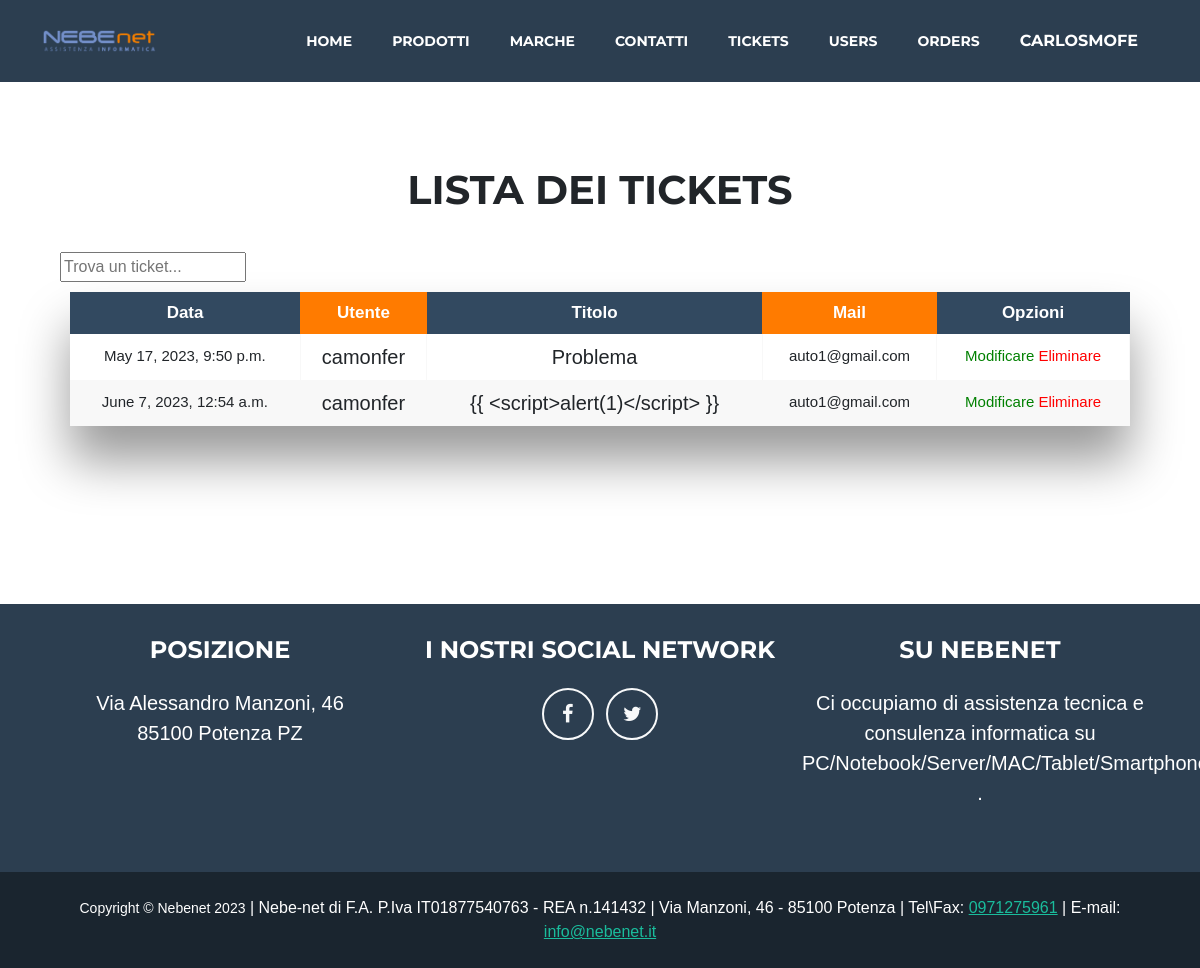
The app's page /ticketsadmin/ (signed in) with its own data.
### nebenet_app/models.py (models this page shows, shortened)
class User(AbstractUser):
    email = models.EmailField(unique=True)
    image = models.ImageField(upload_to ='img/')
    date = models.DateTimeField(auto_now=True)

class Ticket(models.Model):
    ti_user = models.ForeignKey(settings.AUTH_USER_MODEL, on_delete=models.CASCADE)
    ti_mail = models.EmailField('Contatto email*',blank=False)
    ti_title = models.CharField('Titolo*',max_length=1000, blank=False)
    Problema = models.TextField('Descrivi il tuo problema*',max_length=1000, blank=False)
    ti_img = models.ImageField('Aggiungi uno screenshot (facoltativo)',blank=True)
    ti_personal = models.BooleanField("Trattamento dei dati personali(Obbligatorio)*",blank=False)
    ti_time = models.DateTimeField(auto_now=True)

### nebenet_app/views.py (the view)
# urls.py: path('ticketsadmin/', Product_ticekt_List.as_view(template_name='nebenet_app/ticket_admin.html'), name='tickets-admin'),
class Product_ticekt_List(UserPassesTestMixin,LoginRequiredMixin,ListView):
    model = Ticket
    def test_func(self):
        user = self.request.user
        return self.request.user.is_staff or user.groups.filter(name='dependiente').exists()

### nebenet_app/templatetags/filtro.py (called while the page is built)
@register.filter
def tiene_rol_o_grupo(user):
    return user.groups.filter(name='dependiente').exists() or user.is_staff

### nebenet_app/templates/nebenet_app/ticket_admin.html (shortened to what this page needs)
{% extends 'base.html' %}
{% block content %}
{% load static %}
{% load filtro %}
    <link href="/static/css/tabla.css" rel="stylesheet" />
<body>
    <div class="espaciado">
        <p class="adminpro"><h1>Lista dei tickets</h1>
            {% if request.user|tiene_rol_o_grupo %}
            <div class="paddingticket" class="container">
                <form action="{% url 'searchti' %}" method="get" >
                    <input name="q" type="text" placeholder="Trova un ticket...">
                </form>
            </div>
            {% endif %}
    <div class="table-wrapper">
        <table class="fl-table">
            <thead>
            <tr>
                <th>Data</th>
                <th>Utente</th>
                <th>Titolo </th>
                <th>Mail</th>
                <th>Opzioni</th>
            </tr>
            </thead>
            <tbody>
            {% for ticket in object_list %}
            <tr>
                <td>{{ ticket.ti_time }}</td>
                <td> <a class="singleticket" href="/usuarios/{{ ticket.ti_user.pk }}">{{ ticket.ti_user }}</a></td>
                <td><a class="singleticket" href="/ticket/{{ ticket.pk }}">{{ ticket.ti_title }}</a></td>
                <td>{{ ticket.ti_mail }}</td>
                <td><a class="atd" href="{% url 'tickets_update' ticket.pk %}">Modificare </a> <a class="etd" href="{% url 'tickets_delete' ticket.pk %}"> Eliminare</a></td>
            </tr>
            {% endfor %}
        </table>
    </div>
    </div>
</body>
{% endblock %}

### nebenet_app/templates/base.html (shortened to what this page needs)
<!DOCTYPE html>
{% load static %}
{% load filtro %}
<html lang="en">
    <head>
        <link rel="stylesheet" href="https://cdnjs.cloudflare.com/ajax/libs/font-awesome/4.7.0/css/font-awesome.min.css">
        <link href="/static/css/styles.css" rel="stylesheet" />
    </head>
    <body id="page-top">
        <nav class="navbar navbar-expand-lg bg-secondary text-uppercase fixed-top" id="mainNav">
            <div class="container">
                <a class="navbar-brand" href="{% url 'index' %}"><img class="logomain" src="/static/assets/img/logo.png" alt="..." /></a>
                <div class="collapse navbar-collapse" id="navbarResponsive">
                    <ul class="navbar-nav ms-auto">
                        <li class="nav-item mx-0 mx-lg-1"><a class="nav-link py-3 px-0 px-lg-3 rounded" href="{% url 'index' %}">Home</a></li>
                        {% if request.user|tiene_rol_o_grupo %}
                        <li class="nav-item mx-0 mx-lg-1">
                            <a class="nav-link py-3 px-0 px-lg-3 rounded" href="{% url 'products_admin_list' %}">Prodotti</a>
                        </li>
                        {% else %}
                        <li class="nav-item mx-0 mx-lg-1">
                            <a class="nav-link py-3 px-0 px-lg-3 rounded" href="{% url 'vitrina' %}">Prodotti</a>
                        </li>
                        {% endif %}
                        <li class="nav-item mx-0 mx-lg-1"><a class="nav-link py-3 px-0 px-lg-3 rounded" href="{% url 'brands' %}">Marche</a></li>
                        <li class="nav-item mx-0 mx-lg-1"><a class="nav-link py-3 px-0 px-lg-3 rounded" href="/company/1/">Contatti</a></li>
                        {% if request.user|tiene_rol_o_grupo %}
                        <li class="nav-item mx-0 mx-lg-1"><a class="nav-link py-3 px-0 px-lg-3 rounded" href="{% url 'tickets-admin' %}">Tickets</a></li>
                        <li class="nav-item mx-0 mx-lg-1"><a class="nav-link py-3 px-0 px-lg-3 rounded" href="{% url 'usuarios-lista' %}">Users</a></li>
                        <li class="nav-item mx-0 mx-lg-1"><a class="nav-link py-3 px-0 px-lg-3 rounded" href="{% url 'orders_list' %}">Orders</a></li>
                        {% endif %}
                        {% if request.user.is_authenticated %}
                        <div class="dropdown"><li class="nav-item mx-0 mx-lg-1"><a class="dropbtn nav-link py-3 px-0 px-lg-3 rounded" href="/usuarios/{{ request.user.pk }}">{{ request.user.username }}</a></li>
                            </div>
                        {% endif %}
                    </ul>
                </div>
            </div>
        </nav>
        {% block content %}
        {% endblock %}
        <footer class="footer text-center">
            <div class="container">
                <div class="row">
                    <div class="col-lg-4 mb-5 mb-lg-0">
                        <h4 class="text-uppercase mb-4">Posizione</h4>
                        <p class="lead mb-0">
                            Via Alessandro Manzoni, 46
                            <br />
                            85100 Potenza PZ
                        </p>
                    </div>
                    <div class="col-lg-4 mb-5 mb-lg-0 buttons effect amiens">
                        <h4 class="text-uppercase mb-4">I nostri social network</h4>
                        <a class="btn btn-outline-light btn-social mx-1" href="https://www.facebook.com/nebenetpz/?ref=ts&fref=ts" title="Join us on Facebook"><i class="fa fa-facebook" aria-hidden="true"></i></a>
                        <a class="btn btn-outline-light btn-social mx-1" href="https://twitter.com/nebenet" title="Join us on Twitter"><i class="fa fa-twitter" aria-hidden="true"></i></a>
                    </div>
                    <div class="col-lg-4">
                        <h4 class="text-uppercase mb-4">Su Nebenet</h4>
                        <p class="lead mb-0">
                            Ci occupiamo di assistenza tecnica e consulenza informatica su PC/Notebook/Server/MAC/Tablet/Smartphone
                            .
                        </p>
                    </div>
                </div>
            </div>
        </footer>
        <div class="copyright py-4 text-center text-white">
            <div class="container"><small>Copyright &copy; Nebenet 2023</small> | Nebe-net di F.A. P.Iva IT01877540763 - REA n.141432 | Via Manzoni, 46 - 85100 Potenza | Tel\Fax: <a href="tel:0971275961">0971275961</a> | E-mail:<a href="mailto: info@nebenet.it"> info@nebenet.it</a> </div>
        </div>
    </body>
</html>

### static/css/tabla.css (style rules this page uses)
* { box-sizing: border-box; -webkit-box-sizing: border-box; -moz-box-sizing: border-box; }
body { padding-top: 8%; font-family: Helvetica; background: #ffffff; }
h1 { text-align: center; text-transform: uppercase; padding: 30px 0; }
.table-wrapper { margin: 10px 70px 70px; box-shadow: 0px 35px 50px rgba( 0, 0, 0, 0.4 ); }
.fl-table { border-radius: 5px; font-size: 17px; font-weight: normal; border: none; border-collapse: collapse; width: 100%; max-width: 100%; white-space: nowrap; background-color: white; }
.fl-table td, .fl-table th { text-align: center; padding: 8px; }
.fl-table td { border-right: 1px solid #f8f8f8; font-size: 15px; }
.fl-table thead th { color: #ffffff; background: #ff7b00; }
.fl-table thead th:nth-child(odd) { color: #ffffff; background: #324960; }
.fl-table tr:nth-child(even) { background: #F8F8F8; }

### records on screen
User: user.username "CARLOSMOFE"
Ticket: ti_time "May 17, 2023, 9:50 p.m.", ti_user "camonfer", ti_title "Problema", ti_mail "auto1@gmail.com"
Ticket: ti_time "June 7, 2023, 12:54 a.m.", ti_user "camonfer", ti_title "{{ <script>alert(1)</script> }}", ti_mail "auto1@gmail.com"
